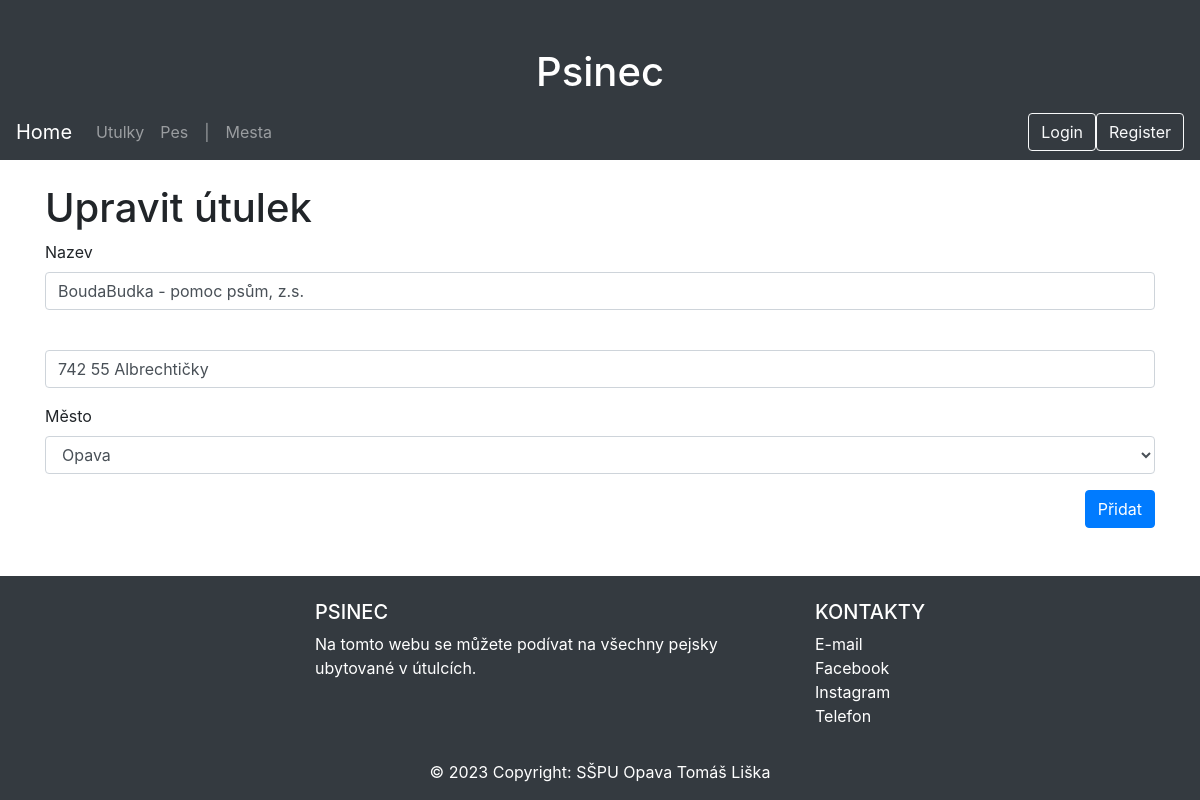
The app's page /utulky/edit/BoudaBudka - pomoc psům, z.s. with its own data.
### website/models.py (models this page shows, shortened)
class Utulek(db.Model):
    nazev = db.Column(db.String(45), primary_key=True)
    adresa = db.Column(db.String(45), nullable=False)
    mesto_nazev = db.Column(db.String(45), db.ForeignKey('mesto.nazev'), nullable=False)
    mesto = db.relationship('Mesto', backref=db.backref('utulky', lazy=True))

### website/views.py (the view)
@app.route('/utulky/edit/<string:nazev>', methods=['GET', 'POST'])
def edit_utulek(nazev):
    utulek_to_edit = Utulek.query.get(nazev)
    form = UtulekAddForm(obj=utulek_to_edit)
    if not utulek_to_edit:
        flash('Útulek nebyl nalezen.', 'danger')
        return redirect(url_for('show_utulky'))
    if request.method == 'POST' and form.validate_on_submit():
        form.populate_obj(utulek_to_edit)
        db.session.commit()
        flash('Útulek byl aktualizován.', 'success')
        return redirect(url_for('show_utulky'))
    return render_template('edit_utulek.html', utulek=utulek_to_edit, form=form)

### website/forms.py (shortened to what this page needs)
class UtulekAddForm(FlaskForm):
    nazev = StringField('Název', validators=[validators.InputRequired()])
    adresa = StringField('Adresa', validators=[validators.InputRequired()])
    mesto_choices = [(mesto.nazev, mesto.nazev) for mesto in Mesto.query.all()]
    mesto_nazev = SelectField('Město', choices=mesto_choices, validators=[validators.InputRequired()])
    submit = SubmitField('Přidat')

### website/templates/edit_utulek.html (shortened to what this page needs)
<!DOCTYPE html>
<html lang="en">
<head>
    <link rel="stylesheet" href="https://stackpath.bootstrapcdn.com/bootstrap/4.5.2/css/bootstrap.min.css">
</head>
<body class="d-flex flex-column min-vh-100">
    <div class="jumbotron-fluid bg-dark pt-5">
        <h1 class="text-white text-center">Psinec</h1>
        {% include 'navbar.html' %}
    </div>
    <div class="container mt-4">
        <h1>Upravit útulek</h1>
        <form method="post" action="{{ url_for('edit_utulek', nazev=utulek.nazev) }}">
            <div class="form-group">
                <label for="nazev">Nazev</label>
                {{ form.nazev(class="form-control", placeholder="Enter nazev", required="required") }}
            </div>
            <div class="form-group">
                {{ form.adresa(class="form-control", placeholder="Enter adresa", required="required") }}
            </div>
            <div class="form-group">
                {{ form.mesto_nazev.label }} {{ form.mesto_nazev(class="form-control", required="required") }}
            </div>
            <div class="form-group text-right">
                {{ form.submit(class="btn btn-primary") }}
            </div>
        </form>
    </div>
    {% include 'footer.html' %}
</body>
</html>

### records on screen
Utulek: nazev "BoudaBudka - pomoc psům, z.s.", adresa "742 55 Albrechtičky", mesto_nazev "Opava"
